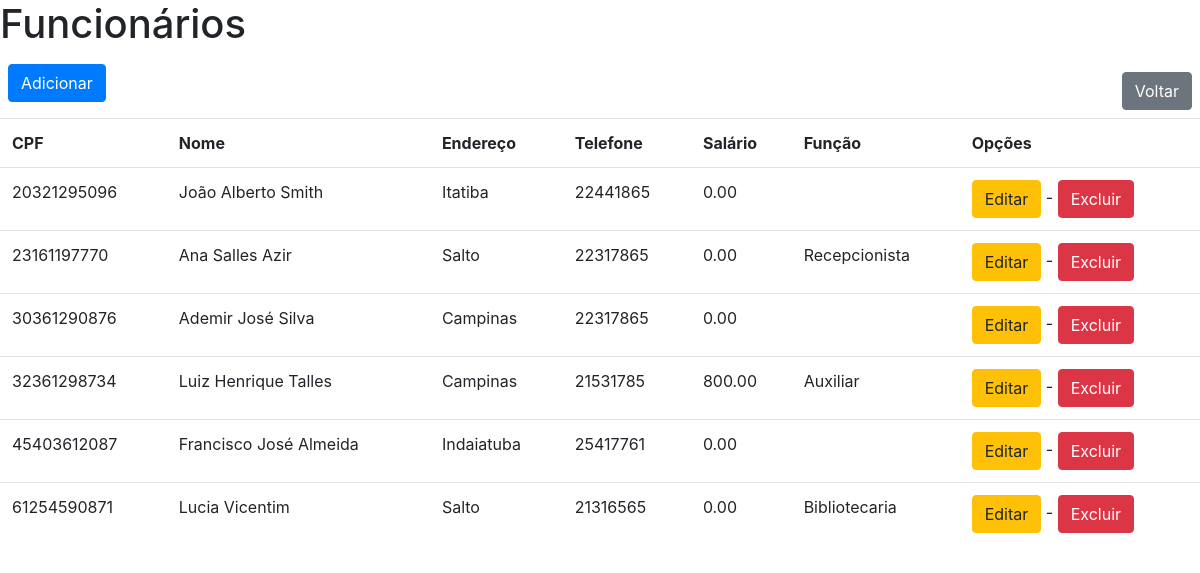
/funcionarios/index.php, run on the app's committed database.
### tables this page shows
CREATE TABLE `funcionario` (
  `cd_cpf` char(11) NOT NULL,
  `nm_funcionario` varchar(50) DEFAULT NULL,
  `nm_endereco` varchar(60) DEFAULT NULL,
  `cd_telefone` char(11) DEFAULT NULL,
  `vl_salario` decimal(9,2) DEFAULT NULL,
  `nm_funcao` varchar(15) DEFAULT NULL,
  PRIMARY KEY (`cd_cpf`)
);

### funcionarios/index.php (the view, shortened to what this page needs)
<?php
require '../conexao.php';
try {
    $query = $conexao->query("CALL buscarFuncionarios()");
}
catch (mysqli_sql_exception $exception) {
    echo "Erro ao buscar funcionários : (" . $conexao->errno . ") " . $conexao->error;
}
?>
<!doctype html>
<html lang="pt-br">
<head>
    <link rel="stylesheet" href="https://stackpath.bootstrapcdn.com/bootstrap/4.3.1/css/bootstrap.min.css">
</head>
<body>
<h1>Funcionários</h1>
<p><a href="adicionar.php" class="btn btn-primary m-2 float-left">Adicionar</a></p>
<p><a href="../index.php" class="btn btn-secondary m-2 float-right">Voltar</a></p>
<table class="table">
    <tr>
        <th>CPF</th>
        <th>Nome</th>
        <th>Endereço</th>
        <th>Telefone</th>
        <th>Salário</th>
        <th>Função</th>
        <th>Opções</th>
    </tr>
    <?php while ($resultado = $query->fetch_array(MYSQLI_ASSOC)): ?>
        <tr>
            <td><?php echo $resultado['cd_cpf'] ?></a></td>
            <td><?php echo $resultado['nm_funcionario'] ?></td>
            <td><?php echo $resultado['nm_endereco'] ?></td>
            <td><?php echo $resultado['cd_telefone'] ?></td>
            <td><?php echo $resultado['vl_salario'] ?></td>
            <td><?php echo $resultado['nm_funcao'] ?></td>
            <td><a class="btn btn-warning" href="editar.php?codigo=<?php echo $resultado['cd_cpf'] ?>">Editar</a> - <a class="btn btn-danger" href="excluir.php?codigo=<?php echo $resultado['cd_cpf'] ?>">Excluir</a></td>
        </tr>
    <?php endwhile; ?>
</table>
</body>
</html>

### data on the page
funcionario: cd_cpf "20321295096", nm_funcionario "João Alberto Smith", nm_endereco "Itatiba", cd_telefone "22441865", vl_salario "0.00"
funcionario: cd_cpf "23161197770", nm_funcionario "Ana Salles Azir", nm_endereco "Salto", cd_telefone "22317865", vl_salario "0.00", nm_funcao "Recepcionista"
funcionario: cd_cpf "30361290876", nm_funcionario "Ademir José Silva", nm_endereco "Campinas", cd_telefone "22317865", vl_salario "0.00"
funcionario: cd_cpf "32361298734", nm_funcionario "Luiz Henrique Talles", nm_endereco "Campinas", cd_telefone "21531785", vl_salario "800.00", nm_funcao "Auxiliar"
funcionario: cd_cpf "45403612087", nm_funcionario "Francisco José Almeida", nm_endereco "Indaiatuba", cd_telefone "25417761", vl_salario "0.00"
funcionario: cd_cpf "61254590871", nm_funcionario "Lucia Vicentim", nm_endereco "Salto", cd_telefone "21316565", vl_salario "0.00", nm_funcao "Bibliotecaria"
